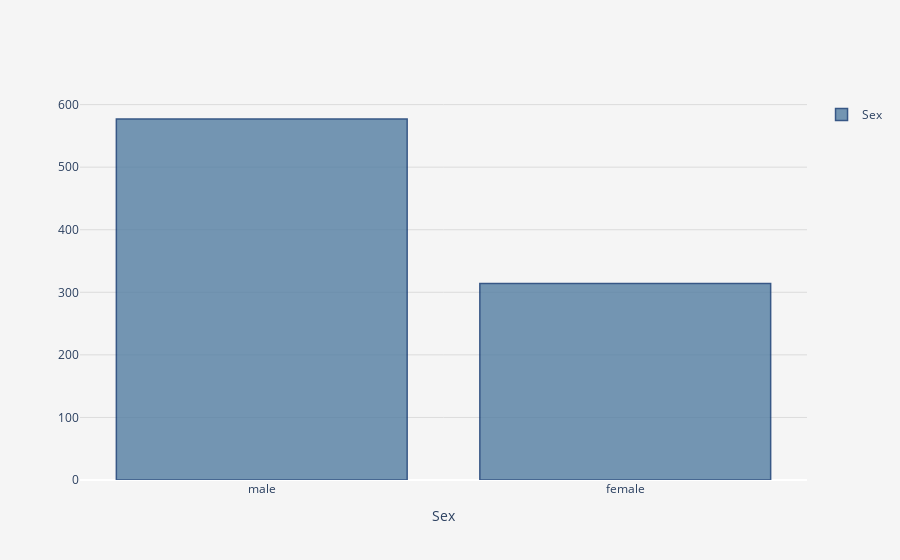

Here is the notebook cell this chart was saved with:
### Code cell


### Figure 1 — Plotly figure (JSON) as saved in the notebook; plotly's stock layout.template omitted (floating-point values rounded to 4 significant figures; data arrays with more than 128 entries replaced by an {"elided": "..."} marker saying what was removed)
{"data": [{"marker": {"color": "#537EA2", "line": {"color": "rgb(8,48,107)", "width": 1.5}}, "name": "Sex", "opacity": 0.8, "showlegend": true, "type": "histogram", "x": {"elided": "891 str values"}}], "layout": {"paper_bgcolor": "#F5F5F5", "plot_bgcolor": "#F5F5F5", "xaxis": {"title": {"text": "Sex"}, "type": "category"}, "yaxis": {"gridcolor": "#DCDCDC"}}}
